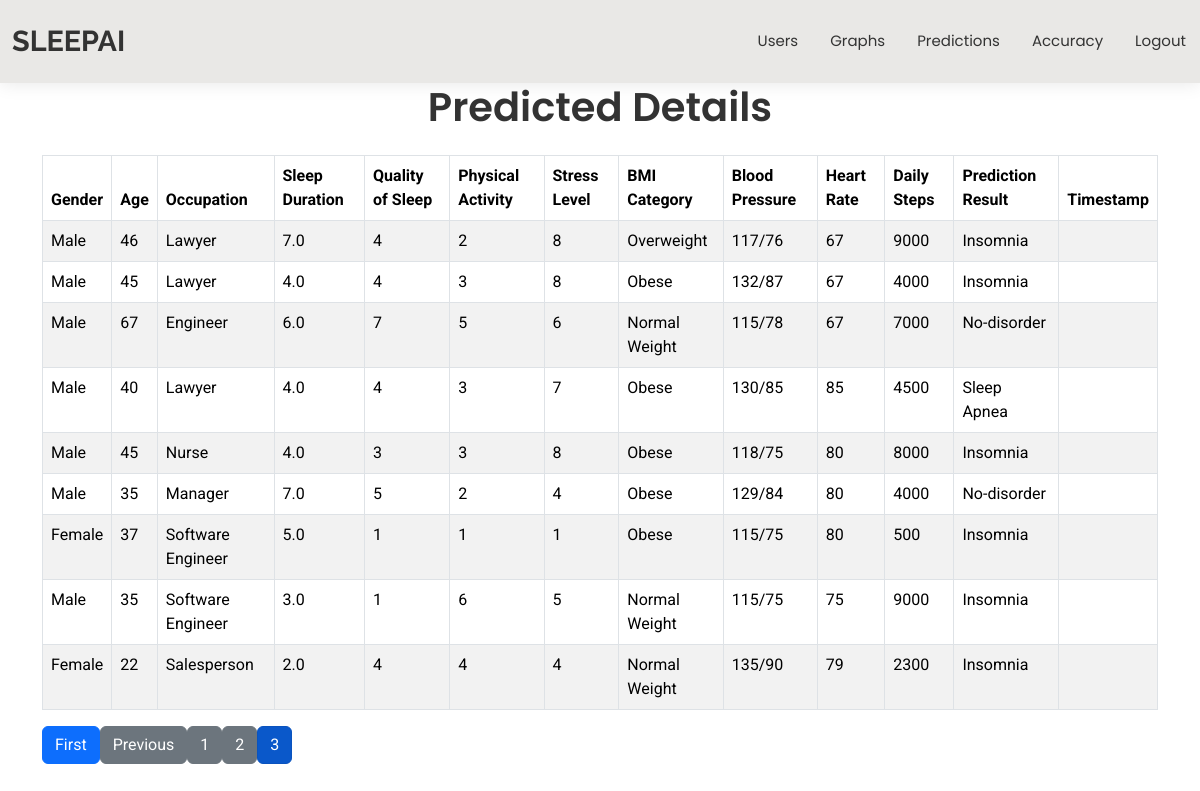
Page /Admins/admindisplaypredictions?page=3 on the committed database.
### User/models.py (models this page shows, shortened)
class SleepDisorderPrediction(models.Model):
    gender = models.CharField(max_length=10)
    age = models.IntegerField()
    occupation = models.CharField(max_length=50)
    sleep_duration = models.FloatField()
    quality_of_sleep = models.IntegerField()
    physical_activity = models.IntegerField()
    stress_level = models.IntegerField()
    bmi_category = models.CharField(max_length=20)
    blood_pressure = models.CharField(max_length=10)
    heart_rate = models.IntegerField()
    daily_steps = models.IntegerField()
    prediction_result = models.CharField(max_length=20)
    created_at = models.DateTimeField(auto_now_add=True)

### Admins/views.py (the view)
# urls.py: path('admindisplaypredictions', admindisplaypredictions, name='admindisplaypredictions')
def admindisplaypredictions(request):
    predictions = SleepDisorderPrediction.objects.all().order_by('-created_at')
    paginator = Paginator(predictions, 10)
    page_number = request.GET.get('page', 1)
    page_obj = paginator.get_page(page_number)
    return render(request, 'Admin/admindisplaypredictions.html', {'page_obj': page_obj})

### templates/Admin/admindisplaypredictions.html (shortened to what this page needs)
{% extends "Admin/adminbase.html" %}
{% block contents %}
<div class="container">
    <h1 class="mb-4 text-center" style="font-family: 'Poppins', sans-serif; font-weight: 600;">Predicted Details</h1>
    <table class="table table-striped table-bordered">
        <thead>
            <tr>
                <th>Gender</th>
                <th>Age</th>
                <th>Occupation</th>
                <th>Sleep Duration</th>
                <th>Quality of Sleep</th>
                <th>Physical Activity</th>
                <th>Stress Level</th>
                <th>BMI Category</th>
                <th>Blood Pressure</th>
                <th>Heart Rate</th>
                <th>Daily Steps</th>
                <th>Prediction Result</th>
                <th>Timestamp</th>
            </tr>
        </thead>
        <tbody>
            {% for prediction in page_obj %}
            <tr>
                <td>{{ prediction.gender }}</td>
                <td>{{ prediction.age }}</td>
                <td>{{ prediction.occupation }}</td>
                <td>{{ prediction.sleep_duration }}</td>
                <td>{{ prediction.quality_of_sleep }}</td>
                <td>{{ prediction.physical_activity }}</td>
                <td>{{ prediction.stress_level }}</td>
                <td>{{ prediction.bmi_category }}</td>
                <td>{{ prediction.blood_pressure }}</td>
                <td>{{ prediction.heart_rate }}</td>
                <td>{{ prediction.daily_steps }}</td>
                <td>{{ prediction.prediction_result }}</td>
                <td>{{ prediction.timestamp }}</td>
            </tr>
            {% empty %}
            <tr>
                <td colspan="13" class="text-center">No predictions available.</td>
            </tr>
            {% endfor %}
        </tbody>
    </table>
    <div class="pagination">
        {% if page_obj.has_previous %}
        <a href="?page=1" class="btn btn-primary">First</a>
        <a href="?page={{ page_obj.previous_page_number }}" class="btn btn-secondary">Previous</a>
        {% endif %}
        {% for num in page_obj.paginator.page_range %}
        {% if page_obj.number == num %}
        <a href="?page={{ num }}" class="btn btn-primary active">{{ num }}</a>
        {% else %}
        <a href="?page={{ num }}" class="btn btn-secondary">{{ num }}</a>
        {% endif %}
        {% endfor %}
    </div>
</div>
{% endblock %}

### static/css/main.css (style rules this page uses)
:root { --default-font: 'Roboto', system-ui, -apple-system, 'Segoe UI', Roboto, 'Helvetica Neue', Arial, 'Noto Sans', 'Liberation Sans', sans-serif, 'Apple Color Emoji', 'Segoe UI Emoji', 'Segoe UI Symbol', 'Noto Color Emoji'; --heading-font: 'Raleway', sans-serif; --nav-font: 'Poppins', sans-serif; --image-blue: #4e73df; --image-purple: #6610f2; --image-light-bg: #e0e7ff; --image-dark-text: #333333; --image-white-text: #ffffff; }
:root { --background-color: linear-gradient(to bottom right, #046bf2, #f0f9ff, #11f1bd); --default-color: var(--image-dark-text); --heading-color: var(--image-dark-text); --accent-color: var(--image-blue); --surface-color: var(--image-white-text); --contrast-color: var(--image-white-text); }
:root { --nav-color: var( --image-dark-text ); --nav-hover-color: var( --image-blue ); --nav-mobile-background-color: var( --image-white-text ); --nav-dropdown-background-color: var( --image-white-text ); --nav-dropdown-color: var( --image-dark-text ); --nav-dropdown-hover-color: var( --image-blue ); }
:root { scroll-behavior: smooth; }
body { color: var(--default-color); background-color: var(--background-color); font-family: var(--default-font); }
a { color: var(--accent-color); text-decoration: none; transition: 0.3s; }
h1, h2, h3, h4, h5, h6 { color: var(--heading-color); font-family: var(--heading-font); }

### rows in the picture
SleepDisorderPrediction: gender "Male", age "46", occupation "Lawyer", sleep_duration "7.0", quality_of_sleep "4", physical_activity "2", stress_level "8", bmi_category "Overweight", blood_pressure "117/76", heart_rate "67", daily_steps "9000", prediction_result "Insomnia"
SleepDisorderPrediction: gender "Male", age "45", occupation "Lawyer", sleep_duration "4.0", quality_of_sleep "4", physical_activity "3", stress_level "8", bmi_category "Obese", blood_pressure "132/87", heart_rate "67", daily_steps "4000", prediction_result "Insomnia"
SleepDisorderPrediction: gender "Male", age "67", occupation "Engineer", sleep_duration "6.0", quality_of_sleep "7", physical_activity "5", stress_level "6", bmi_category "Normal Weight", blood_pressure "115/78", heart_rate "67", daily_steps "7000", prediction_result "No-disorder"
SleepDisorderPrediction: gender "Male", age "40", occupation "Lawyer", sleep_duration "4.0", quality_of_sleep "4", physical_activity "3", stress_level "7", bmi_category "Obese", blood_pressure "130/85", heart_rate "85", daily_steps "4500", prediction_result "Sleep Apnea"
SleepDisorderPrediction: gender "Male", age "45", occupation "Nurse", sleep_duration "4.0", quality_of_sleep "3", physical_activity "3", stress_level "8", bmi_category "Obese", blood_pressure "118/75", heart_rate "80", daily_steps "8000", prediction_result "Insomnia"
SleepDisorderPrediction: gender "Male", age "35", occupation "Manager", sleep_duration "7.0", quality_of_sleep "5", physical_activity "2", stress_level "4", bmi_category "Obese", blood_pressure "129/84", heart_rate "80", daily_steps "4000", prediction_result "No-disorder"
SleepDisorderPrediction: gender "Female", age "37", occupation "Software Engineer", sleep_duration "5.0", quality_of_sleep "1", physical_activity "1", stress_level "1", bmi_category "Obese", blood_pressure "115/75", heart_rate "80", daily_steps "500", prediction_result "Insomnia"
SleepDisorderPrediction: gender "Male", age "35", occupation "Software Engineer", sleep_duration "3.0", quality_of_sleep "1", physical_activity "6", stress_level "5", bmi_category "Normal Weight", blood_pressure "115/75", heart_rate "75", daily_steps "9000", prediction_result "Insomnia"
SleepDisorderPrediction: gender "Female", age "22", occupation "Salesperson", sleep_duration "2.0", quality_of_sleep "4", physical_activity "4", stress_level "4", bmi_category "Normal Weight", blood_pressure "135/90", heart_rate "79", daily_steps "2300", prediction_result "Insomnia"

### other values in the picture
{{ num }} "1" "2"
{{ num }} "3"
